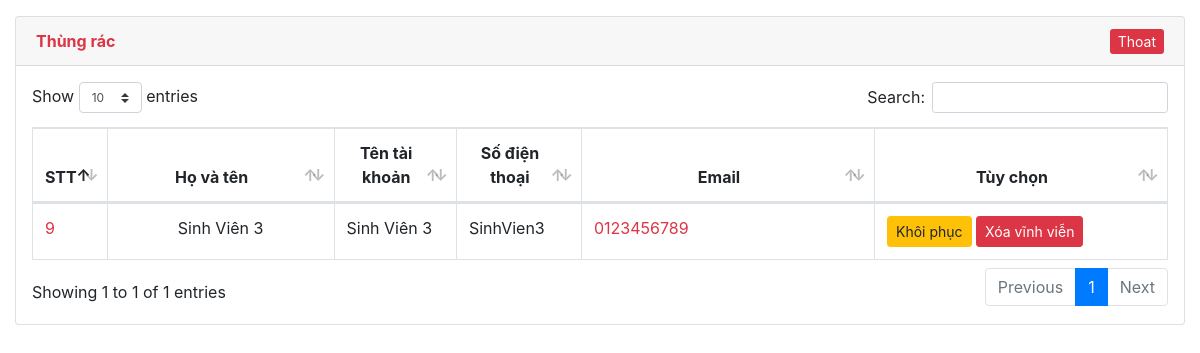
/admin/index.php?option=user&cat=trash (signed in), run on the app's committed database.
### tables this page shows
CREATE TABLE `user` (
  `ID` int NOT NULL,
  `fullname` varchar(255) NOT NULL,
  `username` varchar(225) NOT NULL,
  `password` varchar(64) NOT NULL,
  `email` varchar(255) NOT NULL,
  `gender` varchar(5) DEFAULT NULL,
  `address` text,
  `phone` varchar(20) DEFAULT NULL,
  `img` varchar(100) DEFAULT NULL,
  `access` int NOT NULL,
  `status` int NOT NULL,
  `StudentID` varchar(50) DEFAULT NULL,
  `Department` varchar(50) DEFAULT NULL,
  `Subject` varchar(100) DEFAULT NULL,
  `MSGVMSGV` varchar(100) DEFAULT NULL
);

### system/load.php (called while the page is built, shortened)
<?php
function loadComponent($page=true)
{
	$pathView='views/';
	if($page==true)
	{
		$pathView.='pages/';
		if(isset($_REQUEST['option']))
		{
			$pathView.=$_REQUEST['option'];
			if($_REQUEST['option']=='cart')
			{
				if(isset($_REQUEST['cat']))
				{
					$pathView.='-'.$_REQUEST['cat'].'.php';
				}
				else
				{
					$pathView.='.php';
				}
			}
			else
			{
				if(isset($_REQUEST['id']))
				{
					$pathView.='-detail.php';
				}
				else
				{
					if(isset($_REQUEST['cat']))
					{
						$pathView.='-category.php';
					}
					else
					{
						$pathView.='.php';
					}
				}
			}
		}
		else
		{
			$pathView.='home.php';
		}
	}
	else
	{
		$pathView.='pages/';
		if(isset($_REQUEST['option']))
		{
			$pathView.=$_REQUEST['option'].'/';
			if(isset($_REQUEST['cat']))
			{
				$pathView.=$_REQUEST['cat'].'.php';
			}
			else
			{
				$pathView.='index.php';
			}
		}
		else
		{
			$pathView.='dashboard/index.php';
		}
	}
	require_once($pathView);
}
function loadModel($name)
{
	$model = ucfirst(strtolower($name));
	$pathView ='models/'.$model.'.php';
	return new $model;
}
?>

### admin/index.php (called while the page is built, shortened)
<?php
require_once('../system/Database.php');
require_once('../system/load.php');
loadComponent(false);
?>

### system/Database.php (called while the page is built, shortened)
<?php
 class Database extends config
 {
 	function __construct()
 	{
 		$this->conn = mysqli_connect($this->DB_SERVER,$this->DB_USERNAME,$this->DB_PASSWORD,$this->DB_NAME);
 		mysqli_set_charset($this->conn,"utf8");
 	}
 	function TableName($name)
 	{
 		return $this->dbprefix.$name;
 	}
 	function QueryAll($sql)
 	{
 		$result=mysqli_query($this->conn, $sql);
 		$a=array();
 		while($row=mysqli_fetch_assoc($result))
 		{
 			$a[]=$row;
 		}
 		return $a;
 	}
 }
  ?>

### admin/models/User.php (called while the page is built, shortened)
<?php
class User extends Database
{
	function __construct()
	{
		$this->table = $this->TableName('user');
	}
	function list_user($page=true)
	{
		if($page==true)
		{
			$sql="SELECT * FROM $this->table
			WHERE status!='0'
			";
		}
		else
		{
			$sql="SELECT * FROM $this->table
			WHERE status='0'
			";
		}
		return $this->QueryAll($sql);
	}
}
?>

### admin/views/pages/user/trash.php (the view, shortened to what this page needs)
<?php
$user = loadModel('user');
$list=$user->list_user($page);
?>
<?php
require_once 'views/header.php';
  ?>
<section class="clear
fix maincontent py-3">
		<div class="w-100 container-fluid " >
			<div class="card">
				<div class="card-header">
					<div class="row">
						<div class="col-md-6"><strong class="text-danger">Thùng rác</strong></div>
						<div class="col-md-6 text-right">
							<a class="btb btn-danger btn-sm" href="index.php?option=user">Thoat</a>
						</div>
					</div>
				</div>
				<div  class="card-block p-3">
					<table id="myTable" class="table table-inverse table-hover table-bordered">
						<thead>
							<tr>
							<th class="text-center" style="width:5%;">STT</th>
								<th class="text-center" style="width:20%">Họ và tên</th>
								<th class="text-center">Tên tài khoản</th>
								<th class="text-center">Số điện thoại</th>
								<th class="text-center" style="width:250px;">Email</th>
								<th class="text-center" style="width:250px;">Tùy chọn</th>
							</tr>
						</thead>
						<tbody>
							<?php foreach($list as $row):?>
								<?php
								 $id=$row['ID'];
								?>
							<tr>
								<td class="text-danger"><?php echo $id; ?></td>
								<td class="text-center"><?php echo $row['fullname']  ?></td>
								<td> <?php echo $row['fullname']  ?></td>
								<td> <?php echo $row['username']  ?></td>
								<td class="text-danger"> <?php echo $row['phone']  ?></td>
								<td class="text-danger"><a class="btn btn-sm btn-warning" href="index.php?option=user&cat=retrash&id=<?php echo $id; ?>" > Khôi phục </a>
									<a class="btn btn-sm btn-danger" href="index.php?option=user&cat=delete&id=<?php echo $id; ?>" > Xóa vĩnh viễn </a></td>
							</tr>
						<?php endforeach; ?>
						</tbody>
					</table>
				</div>
			</div>
		</div>

### public/css/fStyle.css (style rules this page uses)
* { box-sizing: border-box; margin: 0; }
a { text-decoration: none; }

### data on the page
user: ID "9", fullname "Sinh Viên 3", username "SinhVien3", phone "0123456789"
